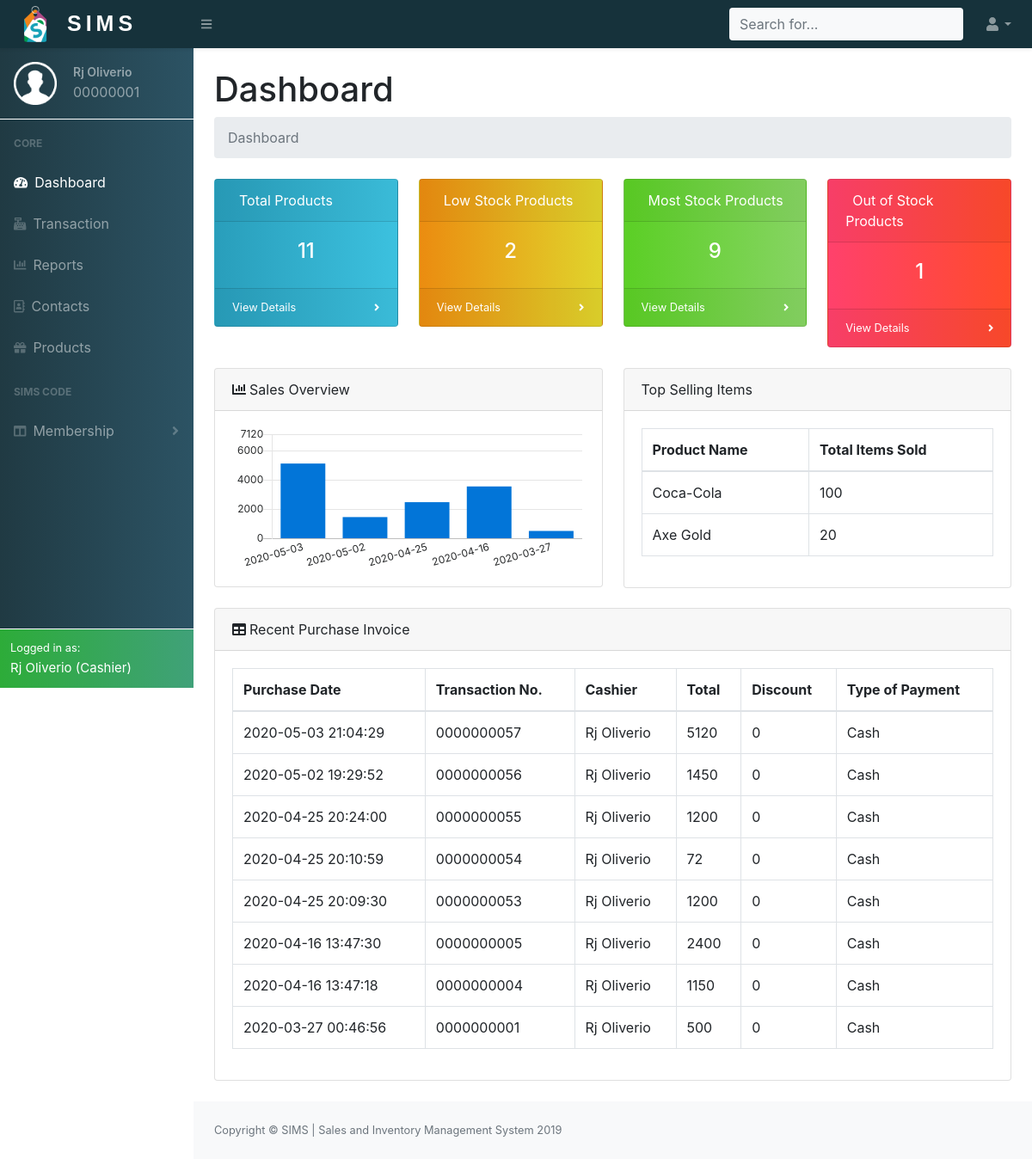
The page /project/php/cashierdashboard.php (signed in) on the database as committed earlier.
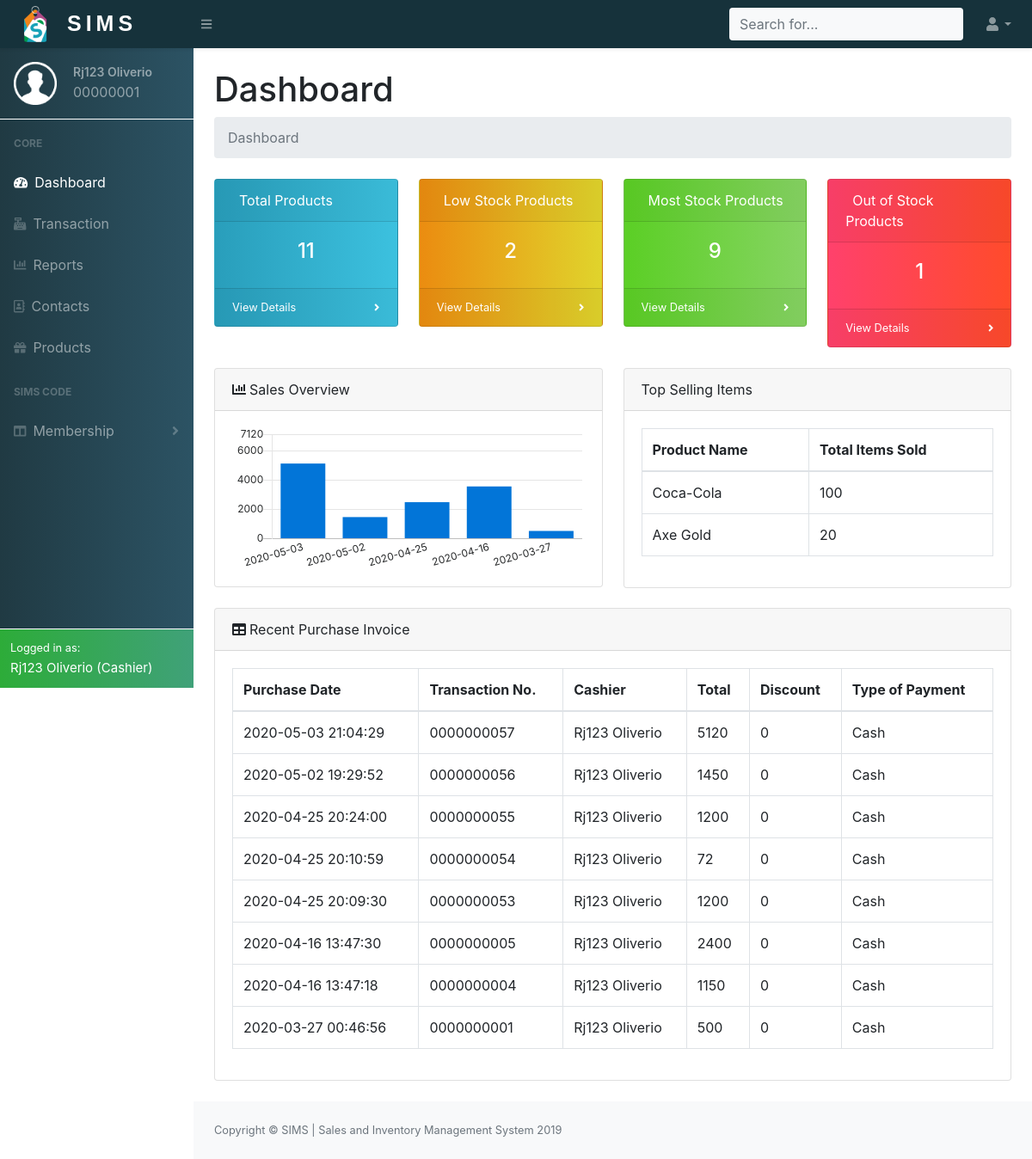
The same page on the database as committed later.
### tables this page shows
CREATE TABLE `employee_accounts` (
  `Employee_id` int(8) UNSIGNED ZEROFILL NOT NULL,
  `Person_id` int(8) NOT NULL,
  `Password` varchar(255) NOT NULL
);

CREATE TABLE `person_info` (
  `Person_id` int(8) NOT NULL,
  `Fname` varchar(255) NOT NULL,
  `Lname` varchar(255) NOT NULL,
  `Email` varchar(255) NOT NULL,
  `Image` varchar(255) NOT NULL DEFAULT 'user.png',
  `Contact_no` varchar(15) NOT NULL,
  `Address` varchar(255) NOT NULL,
  `Age` int(3) DEFAULT NULL,
  `Gender` enum('Male','Female') DEFAULT NULL,
  `Date_added` datetime NOT NULL DEFAULT current_timestamp(),
  `Person_type` enum('Cashier','Manager','Supplier','Customer') NOT NULL
);

CREATE TABLE `invoice` (
  `Invoice_id` int(10) UNSIGNED ZEROFILL NOT NULL,
  `Trans_id` int(10) UNSIGNED ZEROFILL NOT NULL,
  `Total` double NOT NULL,
  `Discount` double NOT NULL,
  `Payment` double NOT NULL,
  `Payment_type` enum('Cash','Card','SIMS-Code') NOT NULL,
  `Card_number` varchar(50) DEFAULT NULL,
  `SIMS_code` int(8) UNSIGNED ZEROFILL DEFAULT NULL
);

CREATE TABLE `transactions` (
  `Trans_id` int(10) UNSIGNED ZEROFILL NOT NULL,
  `Employee_id` int(8) UNSIGNED ZEROFILL NOT NULL,
  `Date` datetime NOT NULL DEFAULT current_timestamp()
);

### project/php/dbconnect.php (called while the page is built, shortened)
<?php
    function runQuery($conn,$str){
        $res=mysqli_query($conn,$str);
        return $res;
    }
?>

### project/php/cashierdashboard.php (the view, shortened to what the rows shown need)
<?php
    include_once('dbconnect.php');
    if(isset($_SESSION['empid'])){
        $res=runQuery($conn,"SELECT * FROM employee_accounts INNER JOIN person_info ON employee_accounts.Person_id=person_info.Person_id WHERE employee_accounts.Employee_id='{$_SESSION['empid']}'");
        $res=mysqli_fetch_array($res);
    }else{
        header("Location: ../index.php");
    }
?>
<!DOCTYPE html>
<html lang="en">
    <head>
        <link href="../css/styles.css" rel="stylesheet" />
        <link href="https://cdn.datatables.net/1.10.20/css/dataTables.bootstrap4.min.css" rel="stylesheet" />
        <link rel="stylesheet" href="https://cdn.linearicons.com/free/1.0.0/icon-font.min.css">
        <link rel="stylesheet" href="https://cdnjs.cloudflare.com/ajax/libs/easy-autocomplete/1.3.5/easy-autocomplete.css" />
    </head>
    <body class="sb-nav-fixed">
    <?php
       include('header.php');
    ?>
            <div id="layoutSidenav_content">
                <main>
                    <div class="container-fluid">
                        <h1 class="mt-4">Dashboard</h1>
                        <div class="row">
                            <div class="col-lg-6">
                                <div class="card">
                                    <div class="card-body ">
                                        <div class="table-responsive" >
                                            <table class="table table-bordered" id="dataTable" width="100%" cellspacing="0">
                                                <thead>
                                                    <tr>
                                                        <th>Product Name</th>
                                                        <th>Total Items Sold</th>
                                                    </tr>
                                                </thead>
                                            </table>
                                        </div>
                                    </div>
                                </div>
                            </div>
                         </div>
                        <div class="card mb-4">
                            <div class="card-body">
                                <div class="table-responsive">
                                    <table class="table table-bordered" id="dataTable" width="100%" cellspacing="0">
                                        <thead>
                                            <tr>
                                                <th>Purchase Date</th>
                                                <th>Transaction No.</th>
                                                <th>Cashier</th>
                                                <th>Total</th>
                                                <th>Discount</th>
                                                <th>Type of Payment</th>
                                            </tr>
                                        </thead>
                                        <tbody>
                                        <?php
                                             $query="SELECT * FROM invoice INNER JOIN transactions ON invoice.Trans_id=transactions.Trans_id
                                                    INNER JOIN employee_accounts ON transactions.Employee_id=employee_accounts.Employee_id
                                                    INNER JOIN person_info ON employee_accounts.Person_id=person_info.Person_id ORDER BY transactions.Date desc LIMIT 10";
                                             $res=mysqli_query($conn,$query);
                                             while($row=mysqli_fetch_assoc($res)){
                                             ?>
                                             <tr>
                                                <td><?php echo $row['Date']; ?></td>
                                                <td><?php echo $row['Trans_id']; ?></td>
                                                <td><?php echo $row['Fname']." ".$row['Lname']; ?></td>
                                                <td><?php echo $row['Total']; ?></td>
                                                <td><?php echo $row['Discount']; ?></td>
                                                <td><?php echo $row['Payment_type']; ?></td>
                                            </tr>
                                        <?php } ?>
                                        </tbody>
                                    </table>
                                </div>
                            </div>
                        </div>
                    </div>
                </main>
            </div>
        </div>
        <?php
            $sql = "SELECT DATE(transactions.Date) as date, SUM(orders.Qty) as sold FROM `transactions`
            INNER JOIN orders ON orders.Trans_id=transactions.Trans_id GROUP BY DATE(transactions.Date) ORDER BY DATE(transactions.Date) DESC LIMIT 5";
            $result=mysqli_query($conn,$sql);
            ?>
            <?php
            $date=array();
            $total=array();
            if ($result->num_rows > 0) {
                while($row = $result->fetch_assoc()) {
                    array_push($date,$row['date']."");
                    $sql="SELECT SUM(invoice.Total) as total FROM transactions INNER JOIN invoice ON transactions.Trans_id=invoice.Trans_id WHERE DATE(transactions.Date)='{$row['date']}'";
                    $res=mysqli_query($conn,$sql);
                    $res=mysqli_fetch_assoc($res);
                    array_push($total,$res['total']);
                }
            }
            ?>
        <script>
            // Set new default font family and font color to mimic Bootstrap's default styling
            Chart.defaults.global.defaultFontFamily = '-apple-system,system-ui,BlinkMacSystemFont,"Segoe UI",Roboto,"Helvetica Neue",Arial,sans-serif';
            Chart.defaults.global.defaultFontColor = '#292b2c';
            var date=<?php echo json_encode($date); ?>;
            var total=<?php echo json_encode($total); ?>;
            total=total.map(i=>Number(i));
            // Bar Chart Example
            var ctx = document.getElementById("myBarChart");
            var myLineChart = new Chart(ctx, {
            type: 'bar',
            data: {
                labels: date,
                datasets: [{
                label: "Revenue",
                backgroundColor: "rgba(2,117,216,1)",
                borderColor: "rgba(2,117,216,1)",
                data: total,
                }],
            },
            options: {
                scales: {
                xAxes: [{
                    time: {
                    unit: 'month'
                    },
                    gridLines: {
                    display: false
                    },
                    ticks: {
                    maxTicksLimit: 6
                    }
                }],
                yAxes: [{
                    ticks: {
                    min: 0,
                    max: Math.max(...total)+2000,
                    maxTicksLimit: 5
                    },
                    gridLines: {
                    display: true
                    }
                }],
                },
                legend: {
                display: false
                }
            }
            });
        </script>
    </body>
</html>

### project/php/header.php (shortened to what the rows shown need)
<div id="layoutSidenav">
    <div id="layoutSidenav_nav">
        <nav class="sb-sidenav accordion sb-sidenav-dark navcolor" id="sidenavAccordion">
            <div class="sb-sidenav-menu">
                <div class="nav">
                    <div class="sb-nav-userinfo p-3">
                        <div class="float-left">
                            <img src="../images/<?php echo $res['Image']; ?>" width="50" height="50">
                        </div>
                        <div class="userdetails">
                            <p><?php echo $res['Fname']." ".$res['Lname']; ?></p>
                            <span><?php echo $res['Employee_id']; ?></span>
                        </div>
                    </div>
                </div>
            </div>
            <div class="sb-sidenav-footer bg-success logged border border-white border-right-0 border-bottom-0 border-left-0">
                <div class="small text-white">Logged in as:</div>
                <span class="text-white active-name "><?php echo $res['Fname']." ".$res['Lname']." (".$res['Person_type'].")"; ?></span>
            </div>
        </nav>
    </div>

Rows that differ between the two databases and show on the page:
changed through a linked row, employee_accounts "Oliverio": Person.Fname "Rj" → "Rj123"
changed through a linked row, invoice (number 1 of 8 on the later page): person_info.Fname "Rj" → "Rj123"
changed through a linked row, invoice (number 2 of 8 on the later page): person_info.Fname "Rj" → "Rj123"
changed through a linked row, invoice (number 3 of 8 on the later page): person_info.Fname "Rj" → "Rj123"
changed through a linked row, invoice (number 4 of 8 on the later page): person_info.Fname "Rj" → "Rj123"
changed through a linked row, invoice (number 5 of 8 on the later page): person_info.Fname "Rj" → "Rj123"
changed through a linked row, invoice (number 6 of 8 on the later page): person_info.Fname "Rj" → "Rj123"
changed through a linked row, invoice (number 7 of 8 on the later page): person_info.Fname "Rj" → "Rj123"
changed through a linked row, invoice (number 8 of 8 on the later page): person_info.Fname "Rj" → "Rj123"
